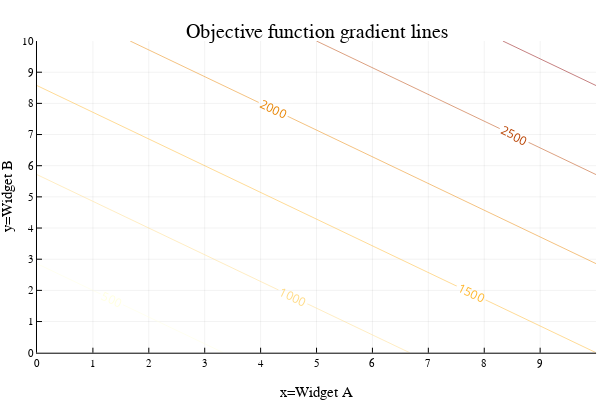

The notebook cell saved with this chart:
### Code cell
# set up parameters and variables
pa = 150
pb = 175
x = range(0,10,step=10)
y = range(0,10,step=10)

# define objective function
f(x, y) = begin  (pa*x + pb*y)  end 

contour(x,y,(x,y)->f(x,y), nlevels=10,c=:heat, linewidth=1, colorbar = false, contour_labels = true)
xaxis!("x=Widget A")
yaxis!("y=Widget B")
xticks!(0:100)
yticks!(0:100)
title!("Objective function gradient lines")

### Figure 1 — Plotly figure (JSON) as saved in the notebook; plotly's stock layout.template omitted (floating-point values rounded to 4 significant figures)
{"data": [{"colorbar": {"title": ""}, "colorscale": [[0, "rgba(255, 255, 224, 1.000)"], [0.5, "rgba(255, 165, 0, 1.000)"], [1, "rgba(139, 0, 0, 1.000)"]], "contours": {"coloring": "lines", "showlabels": true}, "name": "y1", "ncontours": 12, "showlegend": false, "showscale": false, "type": "contour", "x": [0, 10], "xaxis": "x", "y": [0, 10], "yaxis": "y", "z": [[0, 1500], [1750, 3250]], "zmax": 3250, "zmin": 0}], "layout": {"annotations": [{"font": {"color": "rgba(0, 0, 0, 1.000)", "family": "sans-serif", "size": 20}, "rotation": 0, "showarrow": false, "text": "Objective function gradient lines", "x": 0.5275, "xanchor": "center", "xref": "paper", "y": 1, "yanchor": "top", "yref": "paper"}], "height": 400, "legend_position": {"bgcolor": "rgba(255, 255, 255, 1.000)", "bordercolor": "rgba(0, 0, 0, 1.000)", "borderwidth": 1, "font": {"color": "rgba(0, 0, 0, 1.000)", "family": "sans-serif", "size": 11}, "title": {"font": {"color": "rgba(0, 0, 0, 1.000)", "family": "sans-serif", "size": 15}, "text": ""}, "tracegroupgap": 0, "traceorder": "normal", "x": 1, "xanchor": "auto", "y": 1, "yanchor": "auto"}, "margin": {"b": 20, "l": 0, "r": 0, "t": 20}, "paper_bgcolor": "rgba(255, 255, 255, 1.000)", "plot_bgcolor": "rgba(255, 255, 255, 1.000)", "showlegend": true, "width": 600, "xaxis": {"anchor": "y", "domain": [0.06165, 0.9934], "gridcolor": "rgba(0, 0, 0, 0.100)", "gridwidth": 0.5, "linecolor": "rgba(0, 0, 0, 1.000)", "mirror": false, "range": [0, 10], "showgrid": true, "showline": true, "showticklabels": true, "tickangle": 0, "tickcolor": "rgb(0, 0, 0)", "tickfont": {"color": "rgba(0, 0, 0, 1.000)", "family": "sans-serif", "size": 11}, "tickmode": "array", "ticks": "inside", "ticktext": ["0", "1", "2", "3", "4", "5", "6", "7", "8", "9", "10"], "tickvals": [0, 1, 2, 3, 4, 5, 6, 7, 8, 9, 10], "title": "x=Widget A", "titlefont": {"color": "rgba(0, 0, 0, 1.000)", "family": "sans-serif", "size": 15}, "type": "-", "visible": true, "zeroline": false, "zerolinecolor": "rgba(0, 0, 0, 1.000)"}, "yaxis": {"anchor": "x", "domain": [0.07581, 0.9415], "gridcolor": "rgba(0, 0, 0, 0.100)", "gridwidth": 0.5, "linecolor": "rgba(0, 0, 0, 1.000)", "mirror": false, "range": [0, 10], "showgrid": true, "showline": true, "showticklabels": true, "tickangle": 0, "tickcolor": "rgb(0, 0, 0)", "tickfont": {"color": "rgba(0, 0, 0, 1.000)", "family": "sans-serif", "size": 11}, "tickmode": "array", "ticks": "inside", "ticktext": ["0", "1", "2", "3", "4", "5", "6", "7", "8", "9", "10"], "tickvals": [0, 1, 2, 3, 4, 5, 6, 7, 8, 9, 10], "title": "y=Widget B", "titlefont": {"color": "rgba(0, 0, 0, 1.000)", "family": "sans-serif", "size": 15}, "type": "-", "visible": true, "zeroline": false, "zerolinecolor": "rgba(0, 0, 0, 1.000)"}}}
